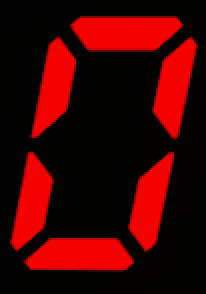
#> input picture 数字截图/0-2.png, 103 x 147 px (shown 2 times larger); its folder holds only this picture in this run
$ python bank_bench.py
#> lines starting #> are read from the running program, lines starting #| are printed output that depends on the picture
### tests/real_bench.py
# -*- coding: utf-8 -*-
"""真实截图基准：用户实拍样本 → 解码 → 与文件名真值对照。

这是唯一可信的准确率。合成基准（digit_bench.py）验证的是"我猜的几何
对不对"，这里验证的是"真机画面到底读得对不对"。

样本来源（三种都认，子目录任意层级——不同机器可以各放一个子目录）：
1. 用户自截，文件名就是真值：数字截图/41.png（如 0.png、17.png）
2. 同一个数字的**不同视角**：41-2.png、41-3.png（后缀只是序号，不算真值）
3. 程序内「采集数字样本」按钮 → digits/v<真值>_<时间戳>.png

每张图解两遍：
- 直接解码：模拟框选略宽的运行时情形（整张截图直接喂给解码器）
- decode_led_best：直接失败时自动收紧到暗色背板再解码的兜底路径

只要有任何一张"读错"，退出码 1——可以直接接进回归门禁。

用法：  python tests/real_bench.py [-v]
"""
import os
import re
import sys

import numpy as np
import cv2

sys.path.insert(0, os.path.dirname(os.path.dirname(os.path.abspath(__file__))))

from vision import decode_led_best, decode_led_number, find_led_panel  # noqa: E402

ROOT = os.path.dirname(os.path.dirname(os.path.abspath(__file__)))
SAMPLE_DIRS = (os.path.join(ROOT, "数字截图"), os.path.join(ROOT, "digits"))


def imread_cn(path):
    """cv2.imread 在 Windows 上读不了中文路径，必须走 fromfile+imdecode。"""
    try:
        buf = np.fromfile(path, dtype=np.uint8)
        if buf.size == 0:
            return None
        return cv2.imdecode(buf, cv2.IMREAD_COLOR)
    except OSError:
        return None


def truth_of(filename):
    """从文件名解析真值。

    支持：  41.png   41-2.png / 41-3.png（同数字的不同视角，后缀只是序号）
            v41_20261005_021200.png（程序内「采集数字样本」的格式）
            auto41_20261005_030000.png（运行中自动采集的格式）
    放在子目录里也认（数字截图/我的机器/41-2.png），所以不同机器可以各放一个
    子目录，互不干扰地共享同一套基准。
    """
    stem = os.path.splitext(os.path.basename(filename))[0]
    m = re.match(r'^(?:v|auto)?(\d+)(?:[_-].*)?$', stem)
    return m.group(1) if m else None


def load_samples(dirs=None):
    """收集所有可用的真实样本，返回 [(truth, 相对路径, 图), ...]。"""
    out = []
    for d in (dirs or SAMPLE_DIRS):
        if not os.path.isdir(d):
            continue
        for cur, _subdirs, files in os.walk(d):
            for fn in sorted(files):
                if not fn.lower().endswith(".png"):
                    continue
                truth = truth_of(fn)
                if truth is None:
                    continue
                img = imread_cn(os.path.join(cur, fn))
#> in imread_cn, returned value is the input picture: shape (147, 103, 3); mean B, G, R 1, 2, 64.7
                if img is not None and img.size:
                    rel = os.path.relpath(os.path.join(cur, fn), d)
                    out.append((truth, rel, img))
    return out


# [70 lines left out: functions coverage, evaluate, run, not called in this run]


# [5 lines that do not run on import are left out]

### vision.py
"""Conservative red seven-segment decoding and stable regional comparison."""
import cv2
import numpy as np

PATTERNS = {'0':'1111110','1':'0110000','2':'1101101','3':'1111001',
            '4':'0110011','5':'1011011','6':'1011111','7':'1110000',
            '8':'1111111','9':'1111011'}

def led_mask(img, led_min=65, color_diff=25):
    b, g, r = [img[:, :, i].astype(np.float32) for i in range(3)]
    # Brown cabinet edges satisfy an absolute R-G difference: require saturation too.
    return ((r > led_min) & (r-g > color_diff) & (r-b > color_diff)
            & (r > g*1.7) & (r > b*1.7))

def clean_mask(img, led_min=65, color_diff=25):
    m = led_mask(img, led_min, color_diff).astype(np.uint8)
    n, labels, stats, _ = cv2.connectedComponentsWithStats(m, 8)
    out = np.zeros_like(m)
    minimum = max(2, int(stats[1:, 4].max()*.1)) if n > 1 else 2
    for i in range(1, n):
        if stats[i, 4] >= minimum:
            out[labels == i] = 1
    return out

def split_segments(vals, ratio=.5, min_peak=.30):
    """把 7 段的填充率判定成"亮/灭"。

    不能用一个固定阈值：机器上的数字是**发光的**，泛光（bloom）会把
    熄灭的段渗亮 —— 实测「0」在泛光下有 42/60 的概率被读成 8，
    就是因为中间那段被辉光渗过了固定阈值。

    改用**相对判据**：一段算亮，当且仅当它的填充率达到"最亮那段"的一半。
    亮段通常 0.6+，被泛光渗染的灭段通常 0.2~0.35，两者分得很开。
    再叠加一个"最大间隙"修正：如果排序后存在明显断层，就按断层切，
    比单纯的比例更精确。
    """
    v = np.asarray(vals, dtype=np.float64)
    peak = float(v.max())
    if peak < min_peak:
        # 整体太暗：根本不像点亮的数码管
        return np.zeros(v.shape, dtype=bool)
    rel = peak * ratio
    if v.size >= 2:
        sv = np.sort(v)
        gaps = np.diff(sv)
        i = int(np.argmax(gaps))
        # 断层明显、且断层位置在合理区间时才按断层切
        if gaps[i] >= .15:
            cut = (sv[i] + sv[i + 1]) / 2
            if min_peak * .5 <= cut <= peak * .92:
                lit = v > cut
                if lit.any() and not lit.all():
                    return lit
    return v >= rel


def _digit_parts(img, led_min=65, color_diff=25):
    """把一张数码管图切成每位数字的掩码（左→右），并给出参考字高。

    返回 (mask, parts, cores, ref_h, height)；parts 是 [(列起, 列止, 该位掩码), ...]，
    cores 是与 parts 对齐的「亮核」掩码（更高红色阈值提取，可为 None）。
    返回 None 表示这张图里没有可切的数字块。
    """
    m = clean_mask(img, led_min, color_diff)
    if m.sum() < 12:
        return None
    yy, xx = np.where(m)
    y0, y1 = int(yy.min()), int(yy.max())+1
    height = y1-y0
    if height < 12:
        return None
    # 亮核：更高阈值下的笔画。泛光（bloom）会把整体掩码吹宽 1.5~2 倍，
    # 但真正发光的笔画核心依旧窄——它是分辨「胖 1」和真宽字的锚点。
    core_m = clean_mask(img, int(led_min*1.55)+15, int(color_diff*1.5)+10)
    # Keep every segment, including disconnected horizontal bars. Split only truly empty columns.
    cols = np.where(m[y0:y1].any(axis=0))[0]
    groups = np.split(cols, np.where(np.diff(cols) > max(2, round(height*.04)))[0]+1)

    # 倾斜（拍摄角度歪一点）会把「1」的上下两截笔画在水平方向错开 3px 左右，
    # 列间隙刚好超过切分阈值就被拆成两组，随后各自按行范围算宽高比都进不了
    # 窄条分支，读出一堆乱码。判据：列间隙很小、且**行范围错开**的组是同一
    # 个数字的上下两截，合并回来；真正的两位数字行范围几乎完全重叠，
    # 不会被这条规则误合并（实测真机位间距 ≥ 10px）。
    # [4 lines left out: function _span, not called in this run]
    if len(groups) > 1:
        spans = [_span(g) for g in groups]
        merged = [groups[0]]
        for k in range(1, len(groups)):
            pa, pb = spans[k-1], spans[k]
            gap = int(groups[k][0]) - int(groups[k-1][-1]) - 1
            hmax = max(pa[1]-pa[0], pb[1]-pb[0]) + 1
            overlap = min(pa[1], pb[1]) - max(pa[0], pb[0]) + 1
            if gap <= max(3, round(hmax*.06)) and overlap < .3*min(pa[1]-pa[0]+1, pb[1]-pb[0]+1):
                merged[-1] = np.concatenate([merged[-1], groups[k]])
                spans[-1] = (min(pa[0], pb[0]), max(pa[1], pb[1]))
            else:
                merged.append(groups[k])
        groups = merged

    # 先按各自行范围切出每个组，再统一决定参考字高。
    parts = []
    cores = []
    for group in groups:
        g0, g1 = int(group[0]), int(group[-1])+1
        # 每个数字按**自己的行范围**取样，不能用整体行范围：混合高度时
        # （比如 47——4 没有顶段、7 有），矮数字的段采样窗会被整体框抬高，
        # 实测 47 里的 4 直接读不出来。这是真机会出现的组合，不是合成图特例。
        sub = m[y0:y1, g0:g1]
        rows = np.where(sub.any(axis=1))[0]
        d = sub[int(rows.min()):int(rows.max())+1]
        parts.append((g0, g1, d))
        # 亮核掩码：同一列范围里用更高阈值重提，再按核心自己的行范围裁。
        core = None
        if core_m.any():
            csub = core_m[y0:y1, g0:g1]
            crows = np.where(csub.any(axis=1))[0]
            if len(crows) and csub.sum() >= 8:
                core = csub[int(crows.min()):int(crows.max())+1]
        cores.append(core)
    # 参考字高：同一面板上的数字高度一致，取「宽高比像数字」的组里最高的。
    # 装饰残片（实测：右缘被切进的红色装饰只有 13~19px 高，真数字 55px+）
    # 会污染整体行范围，所以不能直接用 height 当字高。
    wide_hs = [d.shape[0] for _, _, d in parts
               if .30 <= d.shape[1] / max(1, d.shape[0]) <= 1.05]
    ref_h = max(wide_hs) if wide_hs else max(d.shape[0] for _, _, d in parts)
    return m, parts, cores, ref_h, height


def decode_led_number(img, led_min=65, color_diff=25, seg_min=.18, **kw):
    if img is None or img.size == 0:
        return None, '画面为空'
    got = _digit_parts(img, led_min, color_diff)
    if got is None:
        if img is None or img.size == 0:
            return None, '画面为空'
        if clean_mask(img, led_min, color_diff).sum() < 12:
            return '?', '没有足够的数字笔画；遮挡、熄屏或选区错误不能视为 0'
        return '?', '数字太小或只有局部笔画'
    m, parts, cores, ref_h, height = got
    values, patterns = [], []
    for idx, (g0, g1, d) in enumerate(parts):
        h, w = d.shape
        core = cores[idx]
        if w/h < .30:
            # A 1 has two vertical segments with a waist, not an arbitrary solid rectangle.
            # 泛光可能把腰身的缺口填平——亮核（高阈值）里腰身还在，优先量亮核。
            r = d.mean(axis=1)
            if core is not None and core.size and core.shape[0] >= 8:
                r = core.mean(axis=1)
            waist = r[int(len(r)*.4):int(len(r)*.6)].min()
            if (.05 <= w/h <= .30 and h >= ref_h*.45
                    and d.mean() < .94 and waist < .85):
                values.append('1'); patterns.append('1'); continue
            # 到这里的窄条都不是数字：要么太矮（装饰残片，高度不到真数字的
            # 一半——真数字同面板等高），要么太细（分隔线，实测字高 77px 时
            # 只有 2px 宽）。直接跳过，不参与读数。
            # 竖向截断的真数字高度接近全高，不会掉进这条「跳过」分支，
            # 仍会在下面被拒绝——绝不能把 99 切掉一位后读成 9。
            continue
        # 泛光把「1」吹胖的救赎：整体掩码宽了，但高阈值下提取的**亮核**
        # 依旧是带腰身的窄双笔画。宽体（w/h < .55）且亮核窄（< .30、不到
        # 整体宽的 3/4）时按亮核判 1，否则下面按宽体走段码采样会把
        # 泛光灌进中间段窗、读成 9 之类的鬼数字。
        if core is not None and core.size:
            ch_, cw_ = core.shape
            cr = core.mean(axis=1)
            cwaist = cr[int(ch_*.4):int(ch_*.6)].min() if ch_ >= 8 else 1.0
            if (.05 <= cw_/max(1, ch_) <= .30 and ch_ >= ref_h*.45
                    and cw_ < w*.72 and core.mean() < .94 and cwaist < .85):
                values.append('1'); patterns.append('1(亮核)'); continue
        # 门限放宽：真实「8」的填充率就有 0.71，加上发光很容易超过旧上限
        # 0.75 —— 旧门限把 8 判成「非数字红色块」，实测 40 张里 39 张读不出。
        if not .22 <= w/h <= 1.05 or not .05 < d.mean() < .94:
            return '?', '存在非数字红色块或选区包含无关物体'
        # 轻度歪斜先转正再采样：±5° 的旋转会让固定分数采样窗错位，
        # 采样出 0001001 这类无对应字形的乱段码。角度小(<2°)不动，
        # 大角度交给 decode_led_best 的整体 deskew。
        pts = cv2.findNonZero(d.astype(np.uint8))
        if pts is not None:
            (_cx, _cy), _sz, ang = cv2.minAreaRect(pts)
            if ang > 45:
                ang -= 90
            if ang < -45:
                ang += 90
            if 2 <= abs(ang) <= 15:
                M = cv2.getRotationMatrix2D((w/2.0, h/2.0), float(ang), 1.0)
                d = cv2.warpAffine(d, M, (w, h), flags=cv2.INTER_NEAREST,
                                   borderValue=0)
        def seg(fy0,fy1,fx0,fx1):
            z=d[int(fy0*h):max(int(fy0*h)+1,int(fy1*h)),
                int(fx0*w):max(int(fx0*w)+1,int(fx1*w))]
            return float(z.mean())
        # 采样区收窄到段的中心，避开边缘渗光
        raw=[seg(0,.14,.30,.70),seg(.20,.38,.78,1),
             seg(.62,.80,.78,1),seg(.86,1,.30,.70),
             seg(.62,.80,0,.22),seg(.20,.38,0,.22),seg(.45,.55,.30,.70)]
        lit=split_segments(raw)
        p=''.join('1' if b else '0' for b in lit)
        ch=next((c for c,pat in PATTERNS.items() if p==pat), '?')
        # Short hook-shaped 7 used by this machine.
        # Verified on the user's real LuraSlot display: 7 also lights a short
        # left-upper hook. It has no bottom, middle, or left-lower segment.
        if p in ('1100000', '1110010'): ch='7'
        values.append(ch); patterns.append(p)
    if not values:
        # 所有组都被当杂片跳过时返回空串会让上层把「读不出」当成可信读数，
        # 必须维持未知语义——宁可读不出，绝不给一个空值冒充成功。
        return '?', '没有可辨认的数字（笔画可能被截断或全部是杂片）'
    return ''.join(values), '段码='+','.join(patterns)

# [174 lines left out: functions digit_fit, decode_consensus, region_fits_one_digit, expand_to_full_number, find_led_panel, not called in this run]


def deskew_led(img):
    """斜视角矫正：数码管整体歪的时候先转正再解码。

    换站位/视角漂移后画面里的数字会整体倾斜（实测用户实拍 0-2/1-2 斜
    11° 时段码采样窗全部错位）。用笔画的最小外接矩形估计倾角，
    超过 4° 就把画面转回来。

    返回 (矫正后图, 角度)。角度为 0 表示不需要矫正（返回原图）。
    """
    if img is None or img.size == 0:
        return img, 0.0
    m = clean_mask(img)
    if m.sum() < 12:
        return img, 0.0
    pts = cv2.findNonZero(m.astype(np.uint8))
    if pts is None:
        return img, 0.0
    (cx, cy), _size, ang = cv2.minAreaRect(pts)
    if ang > 45:
        ang -= 90
    if ang < -45:
        ang += 90
    if abs(ang) < 4:
        return img, 0.0
    M = cv2.getRotationMatrix2D((float(cx), float(cy)), float(ang), 1.0)
    fixed = cv2.warpAffine(img, M, (img.shape[1], img.shape[0]),
                           flags=cv2.INTER_LINEAR, borderValue=(20, 16, 14))
    return fixed, float(ang)


# [84 lines left out: functions _quad_from_mask, perspective_rectify, _quad_skew, not called in this run]


def decode_led_best(img, **kw):
    """运行时统一入口：几何检测先行，倾斜图像先转正再解码，直接解码殿后。

    关键教训（合成极端视角基准 tests/extreme_bench.py 实测）：梯形投影下的
    直接解码会「自信地读错」（8 读成 6、1 读成 9，极端视角读错率一度 15%），
    旧链「第一个读出就返回」根本轮不到矫正步骤。所以先做几何检测——画面
    带旋转就先转正；直接解码放到最后当救援。

    每一步都只在「读不出」时才继续尝试。全部失败时返回第一个失败原因——
    宁可读不出，绝不把读不出当 0。
    """
    first_val, first_info = None, '画面为空'
    fixed, ang = deskew_led(img)
    tilted = fixed is not img

    def _try(im, tag):
        nonlocal first_val, first_info
        v, i = decode_led_number(im, **kw)
        if v is not None and '?' not in str(v):
            return v, f'{i}（{tag}）' if tag else i
        if first_val is None:
            first_val, first_info = v, i
        return None, None

    if not tilted:
        v = _try(img, '')
        if v[0] is not None:
            return v
    if tilted:
        v = _try(fixed, f'画面斜 {ang:.0f}°，已转正')
        if v[0] is not None:
            return v
        # 转正后仍读不出才回头试直接解码（倾斜图上它常给出自信的错读，
        # 放最后当救援；上层还有模板交叉验证和三帧共识兜底）
        v = _try(img, '')
        if v[0] is not None:
            return v
    panel = find_led_panel(img)
    if panel is not None and panel.shape != img.shape:
        v = _try(panel, '已自动收紧到数码管背板')
        if v[0] is not None:
            return v
        fixedp, pang = deskew_led(panel)
        if fixedp is not panel:
            v = _try(fixedp, f'背板+转正 {pang:.0f}°')
            if v[0] is not None:
                return v
    return first_val, first_info


# ---------------------------------------------------------------- 模板库
# 「自己训练自己」的第二条腿：用带真值的实拍样本建每个数字的形状模板，
# 与段码互相交叉验证。零依赖（不引入 TensorFlow），样本越多越准，
# 而且可以放心共享——别人的机器各放一个子目录，匹配不上只会被忽略。

TEMPLATE_SIZE = (48, 64)          # 归一化模板尺寸 (宽, 高)


# [14 lines left out: functions _norm_mask, digit_masks, not called in this run]


def build_template_bank(samples):
    """用带真值的样本建模板库：{数字: [归一化掩码, ...]}。

    只有「切出来的位数 == 真值位数」的样本才收录——位数对不上说明
    图里混进了装饰残片或被截断，那种图当模板会把别的数字带偏。
    samples 是 (真值, 图) 对；真值可以是多位（按位对齐收录）。
    注：试过给每张掩码加平移/膨胀/腐蚀变体，留一法显示它们会挤占
    「最佳 vs 次优」区分度（margin 门），成绩不升反降——模板库贵在
    样本真而多，不在变体多。
    """
    bank = {}
    for truth, img in samples:
        masks = digit_masks(img)
        if len(masks) != len(str(truth)):
            continue
        for ch, mask in zip(str(truth), masks):
            bank.setdefault(ch, []).append(mask)
    return bank


# [17 lines left out: function match_digit, not called in this run]


def decode_by_template(img, bank, max_dist=.16, margin=.05):
    """用模板库读整串数字，返回 (值 或 None, 说明)。

    判据（都满足才算认得）：
    ① 每一位都能切出来且位数合理；
    ② 每位的最佳距离 ≤ max_dist（形状确实像）；
    ③ 最佳比次优至少好 margin（不是"两个都像"）。
    任何一条不满足都返回 None——模板库只做它有把握的题。
    """
    if not bank:
        return None, '没有模板库'
    masks = digit_masks(img)
    if not masks or len(masks) > 4:
        return None, '切不出数字位'
    out, dists = [], []
    for mask in masks:
        ch, d1, d2 = match_digit(mask, bank)
        if ch is None:
            return None, '模板库为空'
        if d1 > max_dist:
            return None, f'与模板最近差 {d1:.2f}，不像任何已知数字'
        if d2 - d1 < margin:
            return None, f'「{ch}」与次优只差 {d2 - d1:.2f}，区分度不足'
        out.append(ch)
        dists.append(d1)
    return ''.join(out), '模板=' + ','.join(f'{c}:{d:.2f}' for c, d in zip(out, dists))


def decode_led_fused(img, bank=None, veto_dist=.05, veto_margin=.08, **kw):
    """段码 + 模板库交叉验证（自训练的核心融合点）。

    - 两者一致 → 采纳，置信度比单看段码高一截；
    - 段码读不出、模板认得 → 采纳模板（视角歪、泛光异常时救命）；
    - 都能读但**不一致** → 只有模板「非常有把握」时才判未知。

    为什么否决要另设更严的门槛（veto_dist/veto_margin）：七段码里
    0 和 8 只差一段、3 和 8 只差两段，全局形状距离本来就分不干净。
    实测同机器真实模板 d1 中位数 0.023、p90 0.048，而**别的机器的字体**
    能以 d1=0.08、区分度 0.03 的"很有把握"姿态把 8 读成 0——要是让它
    一票否决段码，用户就会被一堆假「读不出」淹没。所以：
      救援（段码读不出时用模板）→ 松门槛，尽量救回来；
      否决（推翻段码）        → 严门槛，只有铁证才动手。

    门槛是量出来的，不是拍的（104 张真机样本留一法）：
      松门槛  读对 89% / 读不出 11% / **读错 0%**
      严门槛  读对 54% / 读不出 46% / **读错 0%**
    两套门槛都没出现错读，所以救援敢用松的；严的那套只用来防
    「别人的机器样本混进来」这种跨字体污染。
    """
    val, info = decode_led_best(img, **kw)
    if not bank:
        return val, info
    fixed, _ang = deskew_led(img)
    tval, tinfo = decode_by_template(img, bank)
    if tval is None and fixed is not img:
        tval, tinfo = decode_by_template(fixed, bank)
    if tval is None:
        return val, info
    if val is None or not str(val) or '?' in str(val):
        return tval, f'{tinfo}（段码读不出，采纳模板）'
    if str(val) == tval:
        return val, f'{info}；{tinfo}（段码与模板一致）'
    # 段码给出了完整读数：模板必须拿出铁证才配推翻它
    vval = decode_by_template(img, bank, max_dist=veto_dist, margin=veto_margin)[0]
    if vval is None and fixed is not img:
        vval = decode_by_template(fixed, bank, max_dist=veto_dist, margin=veto_margin)[0]
    if vval is None:
        return val, (f'{info}（模板另有弱匹配「{tval}」，把握不足，不推翻段码）')
    return '?', f'段码读「{val}」、模板读「{vval}」不一致，判未知'

# [52 lines left out: functions _credit_segments, decode_credit_candidate, not called in this run]


ENOUGH_CREDIT = 'enough'


# [119 lines left out: functions decode_credit_condition, decode_refill_candidate, normalized, cluster_diff, region_diff, _display_boxes and 1 more, not called in this run]

### tests/bank_bench.py
"""模板库（自我训练）的留一法基准。

为什么单独有一份：准确率不能只看「整套样本全在库里」时的成绩——
那样等于拿答案对答案。留一法才是真机上的情形：这一张图是没见过的。

用法：
    python tests/bank_bench.py

输出三件事：
  ① 松/严门槛在留一法下的 读对 / 读不出 / **读错** —— 读错必须是 0；
  ② 剔除整个数值后（模拟「这个数从没见过」）模板还剩多少泛化能力；
  ③ 段码 vs 融合的对比，用来判断自训练到底有没有带来提升。
"""
import os
import sys
from pathlib import Path

sys.path.insert(0, str(Path(__file__).resolve().parent.parent))

import vision as v  # noqa: E402
from tests.real_bench import load_samples  # noqa: E402

# 与 vision.decode_led_fused 里的门槛保持一致
LOOSE = dict(max_dist=.16, margin=.05)
STRICT = dict(max_dist=.05, margin=.08)


def loo(samples, **kw):
    """留一法：每张图都用「不含它自己」的库去读。返回 (对, 读不出, 错)。"""
    ok = none = wrong = 0
    for i, (truth, img) in enumerate(samples):
        bank = v.build_template_bank([s for j, s in enumerate(samples) if j != i])
        val, _info = v.decode_by_template(img, bank, **kw)
        if val == truth:
            ok += 1
        elif val is None:
            none += 1
        else:
            wrong += 1
    return ok, none, wrong


def _bank_without_value(samples, truth, cache):
    """不含某个数值全部样本的库（建一次就缓存，104 个数值不要建 104 遍）。"""
    if truth not in cache:
        cache[truth] = v.build_template_bank(
            [(t, img) for t, img in samples if t != truth])
    return cache[truth]


def unseen_value(samples, cache, **kw):
    """剔除该数值的全部样本：模拟「这个数从没采过」。"""
    ok = none = wrong = 0
    for truth, img in samples:
        val, _info = v.decode_by_template(
            img, _bank_without_value(samples, truth, cache), **kw)
        if val == truth:
            ok += 1
        elif val is None:
            none += 1
        else:
            wrong += 1
    return ok, none, wrong


def row(name, ok, none, wrong, n):
    pct = lambda k: 100.0 * k / n if n else 0.0  # noqa: E731
    return f"  {name:<22} 对 {ok:3d} ({pct(ok):4.1f}%) | " \
           f"读不出 {none:3d} ({pct(none):4.1f}%) | 错 {wrong:2d} ({pct(wrong):4.1f}%)"


def run():
    samples = [(t, i) for t, _r, i in load_samples()]
#> samples = 1 item
    n = len(samples)
#> n = 1
    if not n:
        print("没有样本：把实拍图按 <真值>.png 放进 数字截图/")
        return 1
    print(f"真实样本 {n} 张（留一法：每张图都用不含它自己的模板库去读）")
#| 真实样本 1 张（留一法：每张图都用不含它自己的模板库去读）

    print("\n【1】留一法：模板单独读")
    print(row("松门槛（救援用）", *loo(samples, **LOOSE), n))
#> the loop in loo, `for i, (truth, img) in enumerate(samples):` made 1 pass
#> (truth, none) on pass 1: ('0', 1)
#> after the loop in loo, `for i, (truth, img) in enumerate(samples):`: ok = 0
#|   松门槛（救援用）               对   0 ( 0.0%) | 读不出   1 (100.0%) | 错  0 ( 0.0%)
    print(row("严门槛（否决用）", *loo(samples, **STRICT), n))
#> the loop in loo (call 2), `for i, (truth, img) in enumerate(samples):` made 1 pass
#|   严门槛（否决用）               对   0 ( 0.0%) | 读不出   1 (100.0%) | 错  0 ( 0.0%)

    print("\n【2】剔除整个数值：这个数从没采过时还剩多少")
    cache = {}
    print(row("松门槛", *unseen_value(samples, cache, **LOOSE), n))
#> the loop in unseen_value, `for truth, img in samples:` made 1 pass
#> after the loop in unseen_value, `for truth, img in samples:`: none = 1; ok = 0
#|   松门槛                    对   0 ( 0.0%) | 读不出   1 (100.0%) | 错  0 ( 0.0%)

    print("\n【3】段码 vs 融合（剔除整个数值的库）")
    seg_ok = fus_ok = 0
    for truth, img in samples:
        bank = _bank_without_value(samples, truth, cache)
        if v.decode_led_best(img)[0] == truth:
            seg_ok += 1
        if v.decode_led_fused(img, bank)[0] == truth:
            fus_ok += 1
#> this loop made 1 pass
#> pass 1, in led_mask, `b, g, r = [img[:, :, i].astype(np.float32) for i in range(3)]`:
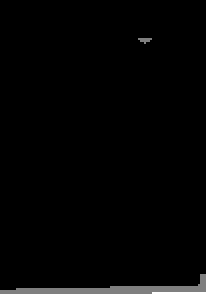
#> b: shape (147, 103) float32 (shown 2 times larger); min 1, max 3, mean 1.03; drawn with min black and max white
#> pass 1, in led_mask, `b, g, r = [img[:, :, i].astype(np.float32) for i in range(3)]`:
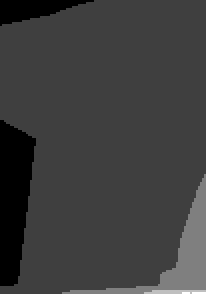
#> g: shape (147, 103) float32 (shown 2 times larger); min 1, max 5, mean 1.97; drawn with min black and max white
#> after the loop, fus_ok = 1; seg_ok = 1
    print(f"  段码   {seg_ok}/{n} = {100.0 * seg_ok / n:.1f}%")
#|   段码   1/1 = 100.0%
#> (the rest of the program and of its run is left out)
